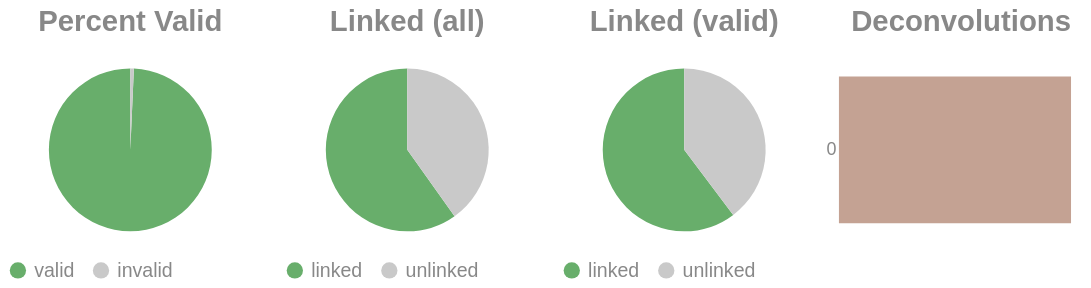

The cell this chart's notebook holds for it:
### Code cell
if SKIPLR:
    pass
else:
    clash = Counter()
    for i in valids['molecule'].to_list():
        _mol = i.split("-")
        if len(_mol) == 1:
            clash.update('0')
        else:
            clash.update(_mol[-1])

    _d = {"deconvolutions": [], 'count': []}
    for k,v in clash.items():
        _d['deconvolutions'].append(k)
        _d['count'].append(v)

    tot_valid = valids['reads'].sum()
    mask = valids['reads'] >= 2
    n_linked_reads = valids.filter(mask)['reads'].sum()
    if n_linked_reads == 0:
        print_html("No linked molecules (>=2 reads) were detected; skipping linked-only distributions.")
        SKIPLR = True
    else:
        perc_valid = round(tot_valid / n_reads, 4)
        linked_perc_abs = round(n_linked_reads / n_reads, 4)
        linked_perc = round(n_linked_reads / tot_valid, 4)

    _valid = pl.DataFrame({"valids": ['valid', 'invalid'], "count": [tot_valid, n_reads - tot_valid]})
    _linked_abs = pl.DataFrame({"linked (absolute)": ['linked', 'unlinked'], "count": [n_linked_reads, n_reads - n_linked_reads]})
    _linked_rel = pl.DataFrame({"linked (valids)": ['linked', 'unlinked'], "count": [n_linked_reads, tot_valid - n_linked_reads]})

    (
        alt.hconcat(
            piechart(_valid, goodval = 'valid', title = "Percent Valid"),
            piechart(_linked_abs, goodval = "linked", title =  "Linked (all)"),
            piechart(_linked_rel, goodval = "linked", title =  "Linked (valid)"),
            convolutionbar(pl.DataFrame(_d), title = "Deconvolutions"),
            center = True,
            bounds = 'flush'
        )
        .resolve_scale(color='independent')
        .resolve_legend('independent')
        .properties(usermeta={'embedOptions': {"actions": False}})
    ).display()

### Figure 1 — Vega-Lite specification as saved in the notebook (floating-point values rounded to 4 significant figures)
{"width": "container", "height": 400, "config": {"title": {"anchor": "start", "dy": -15, "fontSize": 18, "color": "#888888", "subtitleColor": "#888888", "subtitleFontSize": 14}, "arc": {"fill": "#0072B2"}, "axis": {"domainColor": "#888888", "domainWidth": 0.5, "gridWidth": 0.2, "grid": false, "titleFontWeight": 400, "titleFontSize": 15, "labelFontSize": 11, "labelColor": "#888888", "tickColor": "#888888", "tickWidth": 0.2, "titleColor": "#888888"}, "axisBand": {"grid": false}, "axisX": {"grid": true, "tickSize": 10, "domainCap": "round"}, "axisY": {"domain": false, "grid": true, "tickSize": 0, "domainCap": "round"}, "background": "transparent", "header": {"labelFontSize": 15, "labelColor": "#888888", "titleFontSize": 15, "titleFontWeight": 600, "titleColor": "#888888"}, "legend": {"labelFont": "sans-serif", "labelFontSize": 12, "labelColor": "#888888", "symbolSize": 100, "symbolType": "circle", "titleFontSize": 12, "titlePadding": 10, "titleColor": "#888888", "title": null}, "range": {"category": ["#E69F00", "#56B4E9", "#009E73", "#F0E442", "#0072B2", "#D55E00", "#CC79A7", "#000000"], "diverging": ["#cfe8f3", "#a2d4ec", "#73bfe2", "#46abdb", "#1696d2", "#12719e"]}, "area": {"fill": "#0072B2", "fillOpacity": 0.7, "line": true, "strokeOpacity": 0.7}, "line": {"color": "#0072B2", "stroke": "#0072B2", "strokeWidth": 2}, "trail": {"color": "#0072B2", "stroke": "#0072B2", "strokeWidth": 0, "size": 1}, "point": {"filled": true, "fillOpacity": 1.0, "size": 95}, "text": {"color": "#888888", "fontSize": 11, "align": "right", "fontWeight": 400, "size": 11}, "bar": {"fill": "#0072B2", "stroke": null}, "view": {"stroke": null, "continuousWidth": 660, "continuousHeight": 400}}, "hconcat": [{"data": {"name": "data-7d6ecfbdfa6a3ade518746ac2d02edad"}, "mark": {"type": "arc"}, "encoding": {"color": {"field": "valids", "legend": {"orient": "bottom", "title": null}, "scale": {"domain": ["valid", "invalid"], "range": ["#68ae6b", "#C9C9C9"]}, "title": "Valids", "type": "nominal"}, "theta": {"field": "count", "type": "quantitative"}, "tooltip": [{"field": "valids", "title": "Valids", "type": "ordinal"}, {"field": "percent", "format": ".2%", "title": "Percent", "type": "quantitative"}, {"field": "count", "title": "Count", "type": "quantitative"}]}, "height": 100, "title": {"text": "Percent Valid", "align": "center", "anchor": "middle"}, "transform": [{"calculate": "datum.count / 11276019", "as": "percent"}], "width": 150}, {"data": {"name": "data-7974cb6796b99ad8f70726e89a497b07"}, "mark": {"type": "arc"}, "encoding": {"color": {"field": "linked (absolute)", "legend": {"orient": "bottom", "title": null}, "scale": {"domain": ["linked", "unlinked"], "range": ["#68ae6b", "#C9C9C9"]}, "title": "Linked (Absolute)", "type": "nominal"}, "theta": {"field": "count", "type": "quantitative"}, "tooltip": [{"field": "linked (absolute)", "title": "Linked (Absolute)", "type": "ordinal"}, {"field": "percent", "format": ".2%", "title": "Percent", "type": "quantitative"}, {"field": "count", "title": "Count", "type": "quantitative"}]}, "height": 100, "title": {"text": "Linked (all)", "align": "center", "anchor": "middle"}, "transform": [{"calculate": "datum.count / 11276019", "as": "percent"}], "width": 150}, {"data": {"name": "data-b54a8c20c94f3793ac2db64567b9dcea"}, "mark": {"type": "arc"}, "encoding": {"color": {"field": "linked (valids)", "legend": {"orient": "bottom", "title": null}, "scale": {"domain": ["linked", "unlinked"], "range": ["#68ae6b", "#C9C9C9"]}, "title": "Linked (Valids)", "type": "nominal"}, "theta": {"field": "count", "type": "quantitative"}, "tooltip": [{"field": "linked (valids)", "title": "Linked (Valids)", "type": "ordinal"}, {"field": "percent", "format": ".2%", "title": "Percent", "type": "quantitative"}, {"field": "count", "title": "Count", "type": "quantitative"}]}, "height": 100, "title": {"text": "Linked (valid)", "align": "center", "anchor": "middle"}, "transform": [{"calculate": "datum.count / 11197297", "as": "percent"}], "width": 150}, {"data": {"name": "data-4c89402d3b1b3e45c5c075c46c36ac88"}, "mark": {"type": "bar"}, "encoding": {"color": {"field": "deconvolutions", "legend": null, "scale": {"scheme": "lightgreyred"}, "type": "nominal"}, "tooltip": [{"field": "deconvolutions", "title": "Deconvolutions", "type": "ordinal"}, {"field": "percent", "format": ".2%", "title": "Percent", "type": "quantitative"}, {"field": "count", "title": "Count", "type": "quantitative"}], "x": {"axis": null, "field": "count", "type": "quantitative"}, "y": {"field": "deconvolutions", "sort": "ascending", "title": null, "type": "nominal"}}, "height": 100, "title": {"text": "Deconvolutions", "align": "center", "anchor": "middle"}, "transform": [{"calculate": "datum.count / 6648930", "as": "percent"}], "width": 150}], "bounds": "flush", "center": true, "resolve": {"legend": {"angle": "independent"}, "scale": {"color": "independent"}}, "usermeta": {"embedOptions": {"actions": false}}, "$schema": "https://vega.github.io/schema/vega-lite/v6.1.0.json", "datasets": {"data-7d6ecfbdfa6a3ade518746ac2d02edad": [{"valids": "valid", "count": 11197297}, {"valids": "invalid", "count": 78722}], "data-7974cb6796b99ad8f70726e89a497b07": [{"linked (absolute)": "linked", "count": 6750303}, {"linked (absolute)": "unlinked", "count": 4525716}], "data-b54a8c20c94f3793ac2db64567b9dcea": [{"linked (valids)": "linked", "count": 6750303}, {"linked (valids)": "unlinked", "count": 4446994}], "data-4c89402d3b1b3e45c5c075c46c36ac88": [{"deconvolutions": "0", "count": 6648930}]}}
